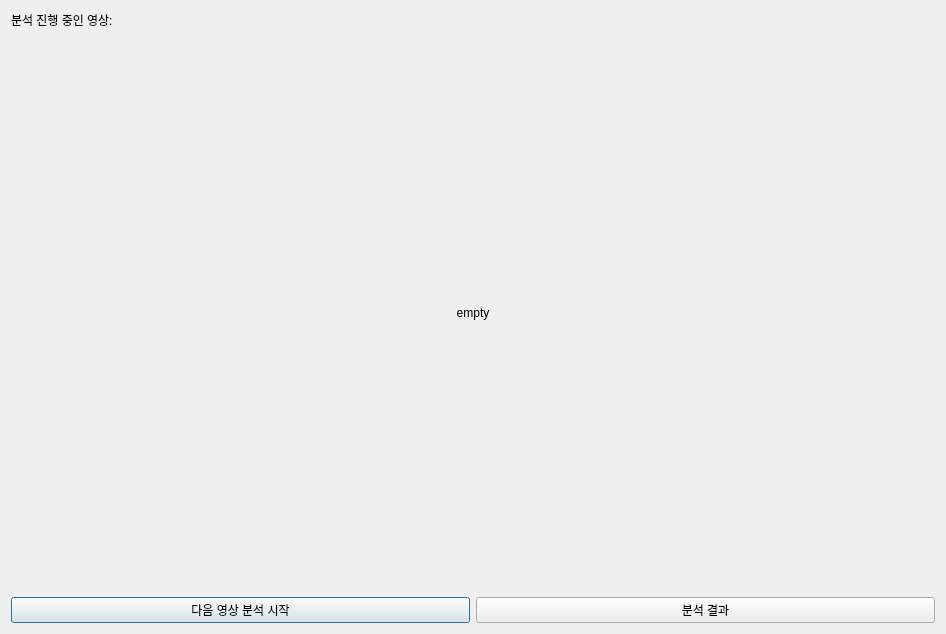
<?xml version="1.0" encoding="UTF-8"?>
<ui version="4.0">
 <class>Dialog</class>
 <widget class="QDialog" name="Dialog">
  <property name="geometry">
   <rect>
    <x>0</x>
    <y>0</y>
    <width>946</width>
    <height>634</height>
   </rect>
  </property>
  <property name="windowTitle">
   <string>Dialog</string>
  </property>
  <layout class="QVBoxLayout" name="verticalLayout" stretch="0,1,0">
   <item>
    <layout class="QHBoxLayout" name="horizontalLayout_2" stretch="0,1">
     <item>
      <widget class="QLabel" name="label_2">
       <property name="text">
        <string>분석 진행 중인 영상:</string>
       </property>
      </widget>
     </item>
     <item>
      <widget class="QLabel" name="videoNameLabel">
       <property name="text">
        <string/>
       </property>
      </widget>
     </item>
    </layout>
   </item>
   <item>
    <widget class="QLabel" name="videoShowLabel">
     <property name="text">
      <string>empty</string>
     </property>
     <property name="alignment">
      <set>Qt::AlignCenter</set>
     </property>
    </widget>
   </item>
   <item>
    <layout class="QHBoxLayout" name="horizontalLayout_3">
     <item>
      <widget class="QPushButton" name="nextVideoBtn">
       <property name="text">
        <string>다음 영상 분석 시작</string>
       </property>
      </widget>
     </item>
     <item>
      <widget class="QPushButton" name="showRsltBtn">
       <property name="text">
        <string>분석 결과</string>
       </property>
      </widget>
     </item>
    </layout>
   </item>
  </layout>
 </widget>
 <resources/>
 <connections/>
</ui>
